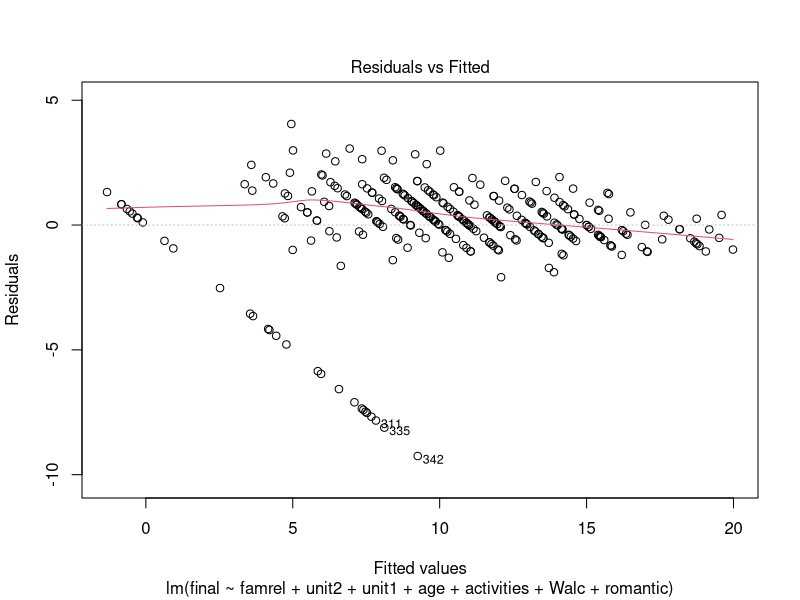

The R script that drew this image:
df=read.csv("./data/hackathon.csv")
str(df)
sum(is.na(df))
fit=lm(final~.,data=df)
summary(fit)
null=lm(final~1, data=df)
full=lm(final~., data=df)
step(null, scope=list(lower=null, upper=full), direction="forward")
fit2=lm(formula = final ~ unit2 + famrel + absences + unit1 + age + 
          activities + Walc + romantic, data = df)
summary(fit2)

library(dplyr)
library(caTools)

set.seed(123)

split = sample.split(df$final, SplitRatio = 0.80)

training_set = subset(df, split == TRUE)
test_set = subset(df, split == FALSE)
str(training_set)
str(test_set)
fullmodel=lm(formula = final ~  famrel +unit2  + unit1 + age + activities + 
               Walc + romantic, data = training_set)
summary(fullmodel)
library(ROCR)
finalpred = predict(fullmodel, type = 'response', 
                 newdata = test_set)
finalpred = round(finalpred)
finalpred[0:5]
finalpred[finalpred<=0]=0
error=test_set$final-finalpred
rmse=sqrt(mean(error*error))
rmse
plot(fullmodel,which=1)
